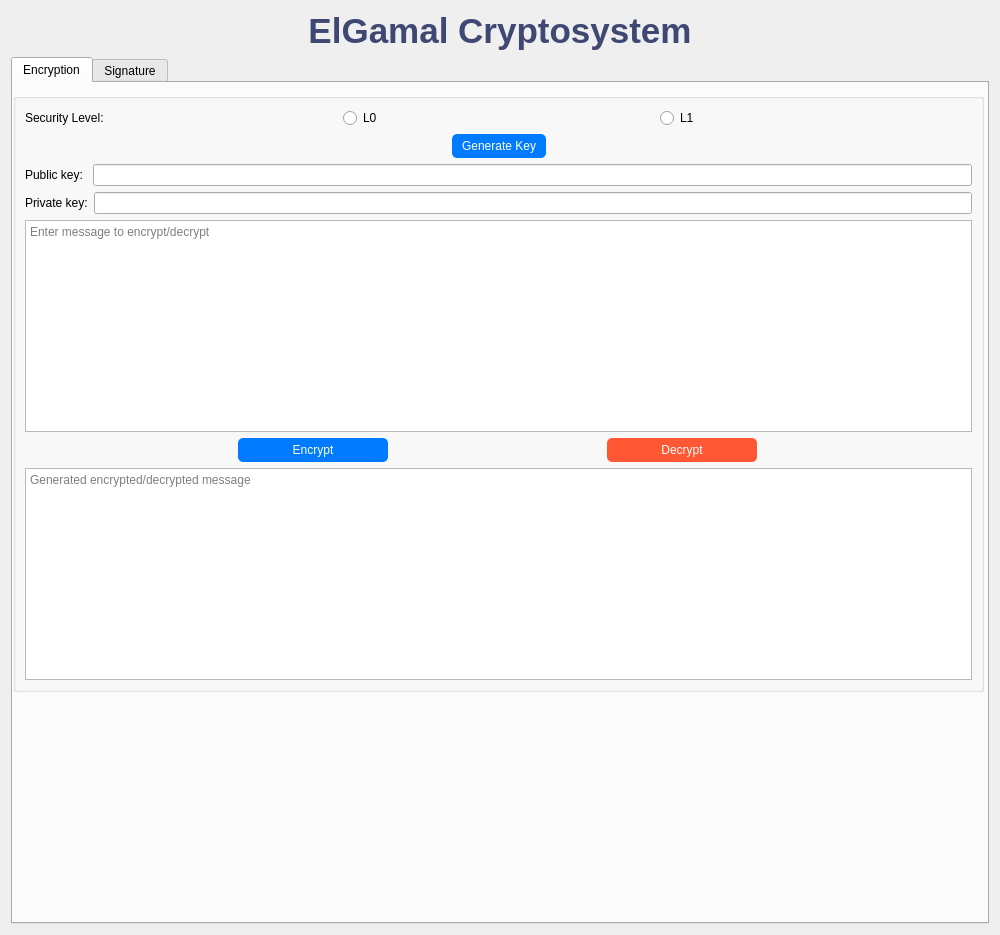
<?xml version="1.0" encoding="UTF-8"?>
<ui version="4.0">
 <class>PKC_Encryption_Schemes</class>
 <widget class="QWidget" name="PKC_Encryption_Schemes">
  <property name="geometry">
   <rect>
    <x>0</x>
    <y>0</y>
    <width>1000</width>
    <height>935</height>
   </rect>
  </property>
  <property name="windowTitle">
   <string>PKC: Encryption Schemes</string>
  </property>
  <layout class="QVBoxLayout" name="mainLayout">
   <item>
    <widget class="QLabel" name="mainTitle">
     <property name="styleSheet">
      <string>font-size: 35px; font-weight: bold; color: #3f4773;</string>
     </property>
     <property name="text">
      <string>ElGamal Cryptosystem</string>
     </property>
     <property name="alignment">
      <set>Qt::AlignCenter</set>
     </property>
    </widget>
   </item>
   <item>
    <widget class="QTabWidget" name="tabWidget">
     <property name="currentIndex">
      <number>0</number>
     </property>
     <widget class="QWidget" name="tabEnc">
      <attribute name="title">
       <string>Encryption</string>
      </attribute>
      <widget class="QGroupBox" name="rsaGroup">
       <property name="geometry">
        <rect>
         <x>0</x>
         <y>10</y>
         <width>971</width>
         <height>599</height>
        </rect>
       </property>
       <layout class="QVBoxLayout" name="rsaLayout">
        <item>
         <layout class="QHBoxLayout" name="rsaSecurityLevelLayout">
          <item>
           <widget class="QLabel" name="rsaSecurityLevelLabel">
            <property name="text">
             <string>Security Level:</string>
            </property>
           </widget>
          </item>
          <item>
           <widget class="QRadioButton" name="rsaL0RadioButton">
            <property name="text">
             <string>L0</string>
            </property>
            <attribute name="buttonGroup">
             <string notr="true">selSecLevEnc</string>
            </attribute>
           </widget>
          </item>
          <item>
           <widget class="QRadioButton" name="rsaL1RadioButton">
            <property name="text">
             <string>L1</string>
            </property>
            <attribute name="buttonGroup">
             <string notr="true">selSecLevEnc</string>
            </attribute>
           </widget>
          </item>
         </layout>
        </item>
        <item>
         <layout class="QHBoxLayout" name="generateRsaKeyLayout">
          <item>
           <spacer name="leftSpacer">
            <property name="orientation">
             <enum>Qt::Horizontal</enum>
            </property>
            <property name="sizeType">
             <enum>QSizePolicy::Expanding</enum>
            </property>
            <property name="sizeHint" stdset="0">
             <size>
              <width>0</width>
              <height>0</height>
             </size>
            </property>
           </spacer>
          </item>
          <item>
           <widget class="QPushButton" name="btnKeyGenEnc">
            <property name="styleSheet">
             <string notr="true">background-color: #007BFF; color: white; padding: 5px 10px; border-radius: 5px;</string>
            </property>
            <property name="text">
             <string>Generate Key</string>
            </property>
           </widget>
          </item>
          <item>
           <spacer name="rightSpacer">
            <property name="orientation">
             <enum>Qt::Horizontal</enum>
            </property>
            <property name="sizeType">
             <enum>QSizePolicy::Expanding</enum>
            </property>
            <property name="sizeHint" stdset="0">
             <size>
              <width>0</width>
              <height>0</height>
             </size>
            </property>
           </spacer>
          </item>
         </layout>
        </item>
        <item>
         <layout class="QHBoxLayout" name="horizontalLayout_2">
          <item>
           <widget class="QLabel" name="rsaExponentLabel">
            <property name="text">
             <string>Public key: </string>
            </property>
           </widget>
          </item>
          <item>
           <widget class="QLineEdit" name="outputPubKeyEnc">
            <property name="readOnly">
             <bool>true</bool>
            </property>
           </widget>
          </item>
         </layout>
        </item>
        <item>
         <layout class="QHBoxLayout" name="horizontalLayout">
          <item>
           <widget class="QLabel" name="label">
            <property name="text">
             <string>Private key:</string>
            </property>
           </widget>
          </item>
          <item>
           <widget class="QLineEdit" name="outputPrivKeyEnc">
            <property name="readOnly">
             <bool>true</bool>
            </property>
           </widget>
          </item>
         </layout>
        </item>
        <item>
         <widget class="QTextEdit" name="inputTextEnc">
          <property name="placeholderText">
           <string>Enter message to encrypt/decrypt</string>
          </property>
         </widget>
        </item>
        <item>
         <layout class="QHBoxLayout" name="encryptDecryptButtonsLayout">
          <item>
           <widget class="QPushButton" name="btnEncrypt">
            <property name="maximumSize">
             <size>
              <width>150</width>
              <height>30</height>
             </size>
            </property>
            <property name="styleSheet">
             <string>background-color: #007BFF; color: white; padding: 5px 10px; border-radius: 5px;</string>
            </property>
            <property name="text">
             <string>Encrypt</string>
            </property>
           </widget>
          </item>
          <item>
           <widget class="QPushButton" name="btnDecrypt">
            <property name="maximumSize">
             <size>
              <width>150</width>
              <height>30</height>
             </size>
            </property>
            <property name="styleSheet">
             <string>background-color: #FF5733; color: white; padding: 5px 10px; border-radius: 5px;</string>
            </property>
            <property name="text">
             <string>Decrypt</string>
            </property>
           </widget>
          </item>
         </layout>
        </item>
        <item>
         <widget class="QTextEdit" name="outputTextEnc">
          <property name="readOnly">
           <bool>true</bool>
          </property>
          <property name="placeholderText">
           <string>Generated encrypted/decrypted message</string>
          </property>
         </widget>
        </item>
       </layout>
      </widget>
     </widget>
     <widget class="QWidget" name="tabSig">
      <attribute name="title">
       <string>Signature</string>
      </attribute>
      <widget class="QGroupBox" name="rsaGroup">
       <property name="geometry">
        <rect>
         <x>0</x>
         <y>10</y>
         <width>971</width>
         <height>801</height>
        </rect>
       </property>
       <layout class="QVBoxLayout" name="rsaLayout">
        <item>
         <layout class="QHBoxLayout" name="rsaSecurityLevelLayout">
          <item>
           <widget class="QLabel" name="rsaSecurityLevelLabel">
            <property name="text">
             <string>Security Level:</string>
            </property>
           </widget>
          </item>
          <item>
           <widget class="QRadioButton" name="rsaL0RadioButton">
            <property name="text">
             <string>L0</string>
            </property>
            <attribute name="buttonGroup">
             <string notr="true">selSecLevSig</string>
            </attribute>
           </widget>
          </item>
          <item>
           <widget class="QRadioButton" name="rsaL1RadioButton">
            <property name="text">
             <string>L1</string>
            </property>
            <attribute name="buttonGroup">
             <string notr="true">selSecLevSig</string>
            </attribute>
           </widget>
          </item>
         </layout>
        </item>
        <item>
         <layout class="QHBoxLayout" name="generateRsaKeyLayout">
          <item>
           <spacer name="leftSpacer">
            <property name="orientation">
             <enum>Qt::Horizontal</enum>
            </property>
            <property name="sizeType">
             <enum>QSizePolicy::Expanding</enum>
            </property>
            <property name="sizeHint" stdset="0">
             <size>
              <width>0</width>
              <height>0</height>
             </size>
            </property>
           </spacer>
          </item>
          <item>
           <widget class="QPushButton" name="btnKeyGenSig">
            <property name="styleSheet">
             <string notr="true">background-color: #007BFF; color: white; padding: 5px 10px; border-radius: 5px;</string>
            </property>
            <property name="text">
             <string>Generate Key</string>
            </property>
           </widget>
          </item>
          <item>
           <spacer name="rightSpacer">
            <property name="orientation">
             <enum>Qt::Horizontal</enum>
            </property>
            <property name="sizeType">
             <enum>QSizePolicy::Expanding</enum>
            </property>
            <property name="sizeHint" stdset="0">
             <size>
              <width>0</width>
              <height>0</height>
             </size>
            </property>
           </spacer>
          </item>
         </layout>
        </item>
        <item>
         <layout class="QHBoxLayout" name="horizontalLayout_3">
          <item>
           <widget class="QLabel" name="rsaExponentLabel">
            <property name="text">
             <string>Public key: </string>
            </property>
           </widget>
          </item>
          <item>
           <widget class="QLineEdit" name="outputPubKeySig"/>
          </item>
         </layout>
        </item>
        <item>
         <layout class="QHBoxLayout" name="horizontalLayout">
          <item>
           <widget class="QLabel" name="label">
            <property name="text">
             <string>Private key:</string>
            </property>
           </widget>
          </item>
          <item>
           <widget class="QLineEdit" name="outputPrivKeySig"/>
          </item>
         </layout>
        </item>
        <item>
         <widget class="QTextEdit" name="inputTextSig">
          <property name="placeholderText">
           <string>Enter message to sign/verify</string>
          </property>
         </widget>
        </item>
        <item>
         <widget class="QTextEdit" name="inputSig">
          <property name="placeholderText">
           <string>Enter signature (for verification only)</string>
          </property>
         </widget>
        </item>
        <item>
         <layout class="QHBoxLayout" name="encryptDecryptButtonsLayout">
          <item>
           <widget class="QPushButton" name="btnSign">
            <property name="maximumSize">
             <size>
              <width>150</width>
              <height>30</height>
             </size>
            </property>
            <property name="styleSheet">
             <string>background-color: #007BFF; color: white; padding: 5px 10px; border-radius: 5px;</string>
            </property>
            <property name="text">
             <string>Sign</string>
            </property>
           </widget>
          </item>
          <item>
           <widget class="QPushButton" name="btnVerify">
            <property name="maximumSize">
             <size>
              <width>150</width>
              <height>30</height>
             </size>
            </property>
            <property name="styleSheet">
             <string>background-color: #FF5733; color: white; padding: 5px 10px; border-radius: 5px;</string>
            </property>
            <property name="text">
             <string>Verify</string>
            </property>
           </widget>
          </item>
         </layout>
        </item>
        <item>
         <widget class="QTextEdit" name="outputTextSig">
          <property name="readOnly">
           <bool>true</bool>
          </property>
          <property name="placeholderText">
           <string>Generated signature/verification result</string>
          </property>
         </widget>
        </item>
       </layout>
      </widget>
     </widget>
    </widget>
   </item>
  </layout>
 </widget>
 <resources/>
 <connections/>
 <buttongroups>
  <buttongroup name="selSecLevSig"/>
  <buttongroup name="selSecLevEnc"/>
 </buttongroups>
</ui>
